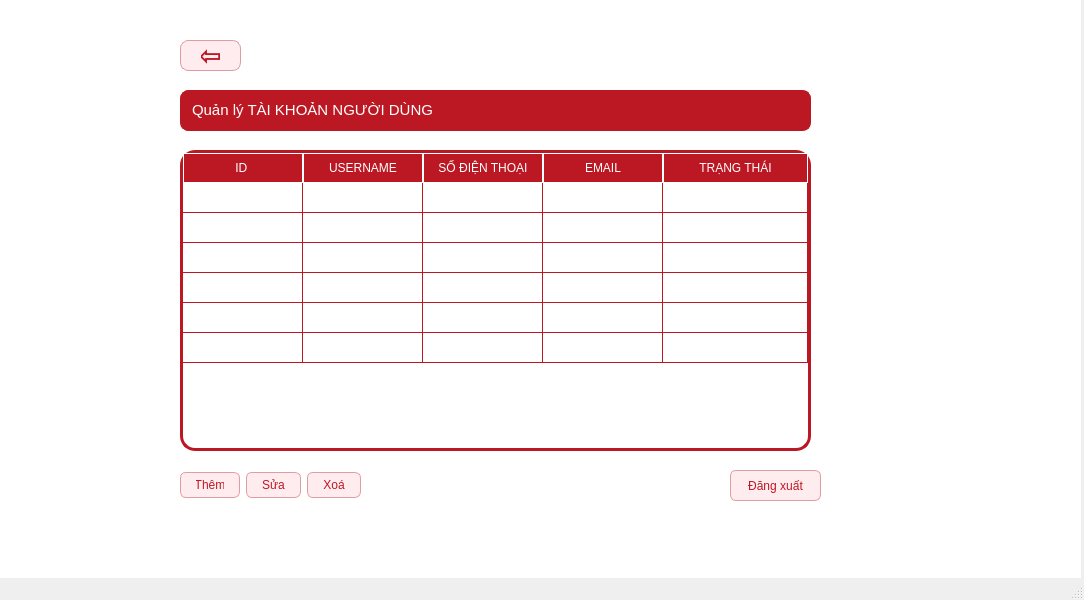
<?xml version="1.0" encoding="UTF-8"?>
<ui version="4.0">
 <class>MainWindow</class>
 <widget class="QMainWindow" name="MainWindow">
  <property name="geometry">
   <rect>
    <x>0</x>
    <y>0</y>
    <width>1084</width>
    <height>600</height>
   </rect>
  </property>
  <property name="windowTitle">
   <string>MainWindow</string>
  </property>
  <widget class="QWidget" name="centralwidget">
   <widget class="QWidget" name="widget" native="true">
    <property name="geometry">
     <rect>
      <x>0</x>
      <y>0</y>
      <width>1081</width>
      <height>651</height>
     </rect>
    </property>
    <property name="styleSheet">
     <string notr="true">QWidget#widget {
    background-color: #ffffff;
    border: none;
}</string>
    </property>
    <widget class="QLabel" name="label_quanlyuser">
     <property name="geometry">
      <rect>
       <x>180</x>
       <y>90</y>
       <width>631</width>
       <height>41</height>
      </rect>
     </property>
     <property name="styleSheet">
      <string notr="true">QLabel {
    /* Màu nền đỏ đậm thương hiệu của Trầm */
    background-color: #bc1823;
    
    /* Chữ trắng, in hoa và đậm (Bold 700) */
    color: white;
    font: 700 10pt &quot;Segoe UI&quot;;
    text-transform: uppercase;
    
    /* Bo góc và viền để khớp với Dashboard */
    border-radius: 8px;
    border: 1px solid #bc1823;
    
    /* Căn giữa chữ tuyệt đối */
    qproperty-alignment: 'AlignCenter';
    padding: 8px;
}

/* Hiệu ứng khi di chuột vào để giao diện sinh động hơn */
QLabel:hover {
    background-color: #ffecee; /* Đổi sang nền hồng nhạt */
    color: #bc1823;           /* Chữ chuyển sang đỏ đậm */
    border: 1px solid #df9da2;
}</string>
     </property>
     <property name="text">
      <string>&lt;html&gt;&lt;head/&gt;&lt;body&gt;&lt;p&gt;&lt;span style=&quot; font-size:11pt;&quot;&gt;Quản lý TÀI KHOẢN NGƯỜI DÙNG&lt;/span&gt;&lt;/p&gt;&lt;/body&gt;&lt;/html&gt;</string>
     </property>
    </widget>
    <widget class="QTableWidget" name="table_quanly4">
     <property name="geometry">
      <rect>
       <x>180</x>
       <y>150</y>
       <width>631</width>
       <height>301</height>
      </rect>
     </property>
     <property name="styleSheet">
      <string notr="true">QTableWidget {
    /* Viền ngoài bảng */
    border: 3px solid #bc1823;
    border-radius: 15px;
    background-color: white;
    
    /* KẺ DÒNG: Màu của đường lưới giữa các ô */
    gridline-color: #bc1823; 
    
    font: 700 10pt &quot;Segoe UI&quot;;
    outline: none;
}

/* Thanh tiêu đề (STT, Mã lớp...) */
QHeaderView::section {
    background-color: #bc1823; /* Nền đỏ đậm */
    color: white;              /* Chữ trắng */
    border: 1px solid white;   /* Kẻ dọc màu trắng giữa các tiêu đề cho rõ */
    padding: 5px;
    font: 700 10pt &quot;Segoe UI&quot;;
}

/* Màu nền xen kẽ các hàng (giống ảnh image_5cecb1) */
QTableWidget {
    alternate-background-color: #ffecee; /* Màu hồng nhạt */
}

/* Khi nhấn chọn một ô */
QTableWidget::item:selected {
    background-color: #bc1823;
    color: white;
}</string>
     </property>
     <property name="wordWrap">
      <bool>true</bool>
     </property>
     <attribute name="horizontalHeaderVisible">
      <bool>true</bool>
     </attribute>
     <attribute name="horizontalHeaderDefaultSectionSize">
      <number>120</number>
     </attribute>
     <attribute name="horizontalHeaderHighlightSections">
      <bool>true</bool>
     </attribute>
     <attribute name="horizontalHeaderStretchLastSection">
      <bool>true</bool>
     </attribute>
     <attribute name="verticalHeaderVisible">
      <bool>false</bool>
     </attribute>
     <attribute name="verticalHeaderHighlightSections">
      <bool>true</bool>
     </attribute>
     <row>
      <property name="text">
       <string>1</string>
      </property>
     </row>
     <row>
      <property name="text">
       <string>2</string>
      </property>
     </row>
     <row>
      <property name="text">
       <string>3</string>
      </property>
     </row>
     <row>
      <property name="text">
       <string>4</string>
      </property>
     </row>
     <row>
      <property name="text">
       <string>5</string>
      </property>
     </row>
     <row>
      <property name="text">
       <string>6</string>
      </property>
     </row>
     <column>
      <property name="text">
       <string>ID </string>
      </property>
     </column>
     <column>
      <property name="text">
       <string>USERNAME</string>
      </property>
     </column>
     <column>
      <property name="text">
       <string>SỐ ĐIỆN THOẠI</string>
      </property>
     </column>
     <column>
      <property name="text">
       <string>EMAIL</string>
      </property>
     </column>
     <column>
      <property name="text">
       <string>TRẠNG THÁI</string>
      </property>
     </column>
    </widget>
    <widget class="QWidget" name="horizontalLayoutWidget">
     <property name="geometry">
      <rect>
       <x>180</x>
       <y>470</y>
       <width>181</width>
       <height>31</height>
      </rect>
     </property>
     <layout class="QHBoxLayout" name="horizontalLayout">
      <item>
       <widget class="QPushButton" name="pushButton_them3">
        <property name="styleSheet">
         <string notr="true">QPushButton {
    /* Màu nền hồng nhạt phối với viền hồng đậm hơn một chút */
    background-color: #ffecee; 
    border: 1px solid #df9da2;
    border-radius: 6px;
    
    /* Chữ đỏ đậm nhưng cỡ nhỏ lại (9pt thay vì 10-11pt) */
    color: #bc1823;
    font: 700 9pt &quot;Segoe UI&quot;;
    
    /* Không in hoa toàn bộ để trông nhẹ nhàng hơn */
    padding: 5px 15px;
}

QPushButton:hover {
    /* Hiệu ứng khi di chuột vào: Nền đậm hơn xíu */
    background-color: #f8d7da;
    border: 1px solid #bc1823;
}

QPushButton:pressed {
    background-color: #df9da2;
    color: white;
}</string>
        </property>
        <property name="text">
         <string>Thêm</string>
        </property>
       </widget>
      </item>
      <item>
       <widget class="QPushButton" name="pushButton_sua2">
        <property name="styleSheet">
         <string notr="true">QPushButton {
    /* Màu nền hồng nhạt phối với viền hồng đậm hơn một chút */
    background-color: #ffecee; 
    border: 1px solid #df9da2;
    border-radius: 6px;
    
    /* Chữ đỏ đậm nhưng cỡ nhỏ lại (9pt thay vì 10-11pt) */
    color: #bc1823;
    font: 700 9pt &quot;Segoe UI&quot;;
    
    /* Không in hoa toàn bộ để trông nhẹ nhàng hơn */
    padding: 5px 15px;
}

QPushButton:hover {
    /* Hiệu ứng khi di chuột vào: Nền đậm hơn xíu */
    background-color: #f8d7da;
    border: 1px solid #bc1823;
}

QPushButton:pressed {
    background-color: #df9da2;
    color: white;
}</string>
        </property>
        <property name="text">
         <string>Sửa</string>
        </property>
       </widget>
      </item>
      <item>
       <widget class="QPushButton" name="pushButton_xoa2">
        <property name="styleSheet">
         <string notr="true">QPushButton {
    /* Màu nền hồng nhạt phối với viền hồng đậm hơn một chút */
    background-color: #ffecee; 
    border: 1px solid #df9da2;
    border-radius: 6px;
    
    /* Chữ đỏ đậm nhưng cỡ nhỏ lại (9pt thay vì 10-11pt) */
    color: #bc1823;
    font: 700 9pt &quot;Segoe UI&quot;;
    
    /* Không in hoa toàn bộ để trông nhẹ nhàng hơn */
    padding: 5px 15px;
}

QPushButton:hover {
    /* Hiệu ứng khi di chuột vào: Nền đậm hơn xíu */
    background-color: #f8d7da;
    border: 1px solid #bc1823;
}

QPushButton:pressed {
    background-color: #df9da2;
    color: white;
}</string>
        </property>
        <property name="text">
         <string>Xoá</string>
        </property>
       </widget>
      </item>
     </layout>
    </widget>
    <widget class="QPushButton" name="pushButton_quaylai3">
     <property name="geometry">
      <rect>
       <x>180</x>
       <y>40</y>
       <width>61</width>
       <height>31</height>
      </rect>
     </property>
     <property name="font">
      <font>
       <family>Segoe UI</family>
       <pointsize>20</pointsize>
       <weight>75</weight>
       <bold>true</bold>
      </font>
     </property>
     <property name="styleSheet">
      <string notr="true">QPushButton {
    /* Màu nền và viền */
    background-color: #ffecee; 
    border: 1px solid #df9da2;
    border-radius: 8px; /* Tăng bo góc một chút cho hợp với chữ to */
    
    /* Chữ: In đậm, Cỡ 25pt, Font Segoe UI */
    color: #bc1823;
    font-family: &quot;Segoe UI&quot;;
    font-size: 20pt;
    font-weight: bold;
    
    /* Đệm thêm khoảng trống xung quanh chữ */
    padding: 5px 20px;
}

QPushButton:hover {
    background-color: #f8d7da;
    border: 2px solid #bc1823; /* Viền dày hơn khi di chuột */
}

QPushButton:pressed {
    background-color: #df9da2;
    color: white;
}</string>
     </property>
     <property name="text">
      <string>⇦</string>
     </property>
     <property name="icon">
      <iconset theme="\u2b05">
       <normaloff>.</normaloff>.</iconset>
     </property>
     <property name="iconSize">
      <size>
       <width>25</width>
       <height>25</height>
      </size>
     </property>
    </widget>
    <widget class="QPushButton" name="pushButton_dangxuat4">
     <property name="geometry">
      <rect>
       <x>730</x>
       <y>470</y>
       <width>91</width>
       <height>31</height>
      </rect>
     </property>
     <property name="styleSheet">
      <string notr="true">QPushButton {
    /* Màu nền hồng nhạt phối với viền hồng đậm hơn một chút */
    background-color: #ffecee; 
    border: 1px solid #df9da2;
    border-radius: 6px;
    
    /* Chữ đỏ đậm nhưng cỡ nhỏ lại (9pt thay vì 10-11pt) */
    color: #bc1823;
    font: 700 9pt &quot;Segoe UI&quot;;
    
    /* Không in hoa toàn bộ để trông nhẹ nhàng hơn */
    padding: 5px 15px;
}

QPushButton:hover {
    /* Hiệu ứng khi di chuột vào: Nền đậm hơn xíu */
    background-color: #f8d7da;
    border: 1px solid #bc1823;
}

QPushButton:pressed {
    background-color: #df9da2;
    color: white;
}
</string>
     </property>
     <property name="text">
      <string>Đăng xuất</string>
     </property>
    </widget>
   </widget>
  </widget>
  <widget class="QMenuBar" name="menubar">
   <property name="geometry">
    <rect>
     <x>0</x>
     <y>0</y>
     <width>1084</width>
     <height>18</height>
    </rect>
   </property>
  </widget>
  <widget class="QStatusBar" name="statusbar"/>
 </widget>
 <resources/>
 <connections/>
</ui>
